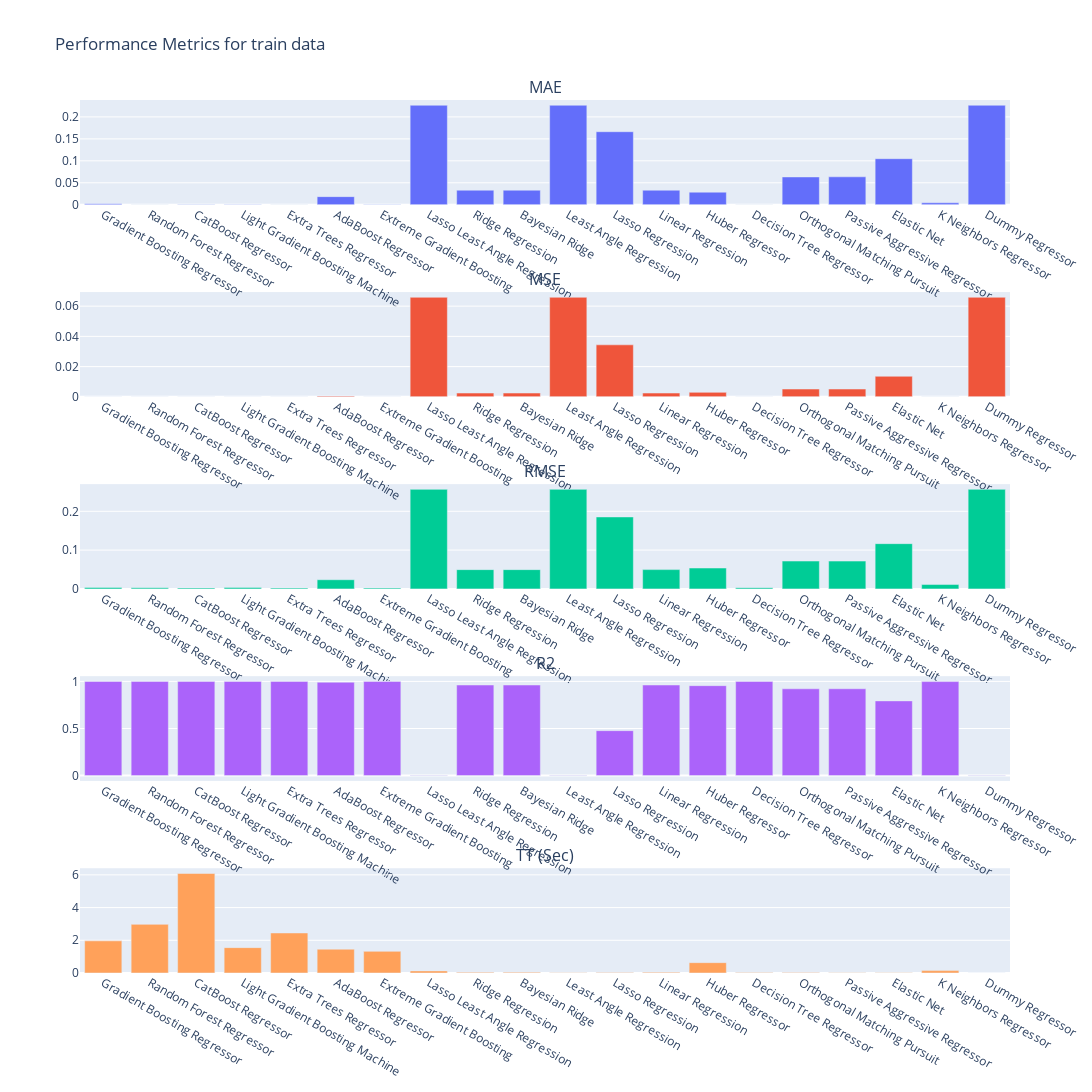

The code cell stored with this chart in its notebook:
### Code cell
# Create subplots with 5 rows and 1 column
fig = make_subplots(rows=5, cols=1, subplot_titles=['MAE', 'MSE', 'RMSE', 'R2', 'TT (Sec)'])

# Add bar plots to each subplot
fig.add_trace(go.Bar(x=results['Model'], y=results['MAE']), row=1, col=1)
fig.add_trace(go.Bar(x=results['Model'], y=results['MSE']), row=2, col=1)
fig.add_trace(go.Bar(x=results['Model'], y=results['RMSE']), row=3, col=1)
fig.add_trace(go.Bar(x=results['Model'], y=results['R2']), row=4, col=1)
fig.add_trace(go.Bar(x=results['Model'], y=results['TT (Sec)']), row=5, col=1)

# Update layout
fig.update_layout(height=3000, width=1300, showlegend=False, title_text='Performance Metrics for train data')

# Show the plot
fig.show()

### Figure 1 — Plotly figure (JSON) as saved in the notebook; plotly's stock layout.template omitted (floating-point values rounded to 4 significant figures)
{"data": [{"type": "bar", "x": ["Gradient Boosting Regressor", "Random Forest Regressor", "CatBoost Regressor", "Light Gradient Boosting Machine", "Extra Trees Regressor", "AdaBoost Regressor", "Extreme Gradient Boosting", "Lasso Least Angle Regression", "Ridge Regression", "Bayesian Ridge", "Least Angle Regression", "Lasso Regression", "Linear Regression", "Huber Regressor", "Decision Tree Regressor", "Orthogonal Matching Pursuit", "Passive Aggressive Regressor", "Elastic Net", "K Neighbors Regressor", "Dummy Regressor"], "xaxis": "x", "y": [0.002327, 0.0002836, 0.0005026, 0.0008329, 0.0002626, 0.0185, 0.0003917, 0.2266, 0.03314, 0.03315, 0.2266, 0.1663, 0.03318, 0.02866, 0.0002695, 0.06335, 0.06364, 0.1049, 0.00448, 0.2266], "yaxis": "y"}, {"type": "bar", "x": ["Gradient Boosting Regressor", "Random Forest Regressor", "CatBoost Regressor", "Light Gradient Boosting Machine", "Extra Trees Regressor", "AdaBoost Regressor", "Extreme Gradient Boosting", "Lasso Least Angle Regression", "Ridge Regression", "Bayesian Ridge", "Least Angle Regression", "Lasso Regression", "Linear Regression", "Huber Regressor", "Decision Tree Regressor", "Orthogonal Matching Pursuit", "Passive Aggressive Regressor", "Elastic Net", "K Neighbors Regressor", "Dummy Regressor"], "xaxis": "x2", "y": [1.431e-05, 9.676e-06, 7.004e-06, 1.278e-05, 5.738e-06, 0.0005591, 7.036e-06, 0.06586, 0.002495, 0.002494, 0.06586, 0.03441, 0.002496, 0.00295, 1.219e-05, 0.005149, 0.005138, 0.0136, 0.0001253, 0.06586], "yaxis": "y2"}, {"type": "bar", "x": ["Gradient Boosting Regressor", "Random Forest Regressor", "CatBoost Regressor", "Light Gradient Boosting Machine", "Extra Trees Regressor", "AdaBoost Regressor", "Extreme Gradient Boosting", "Lasso Least Angle Regression", "Ridge Regression", "Bayesian Ridge", "Least Angle Regression", "Lasso Regression", "Linear Regression", "Huber Regressor", "Decision Tree Regressor", "Orthogonal Matching Pursuit", "Passive Aggressive Regressor", "Elastic Net", "K Neighbors Regressor", "Dummy Regressor"], "xaxis": "x3", "y": [0.00374, 0.002744, 0.002415, 0.00339, 0.002164, 0.02363, 0.002214, 0.2566, 0.04964, 0.04963, 0.2566, 0.1855, 0.04966, 0.05376, 0.003137, 0.07174, 0.07164, 0.1166, 0.01113, 0.2566], "yaxis": "y3"}, {"type": "bar", "x": ["Gradient Boosting Regressor", "Random Forest Regressor", "CatBoost Regressor", "Light Gradient Boosting Machine", "Extra Trees Regressor", "AdaBoost Regressor", "Extreme Gradient Boosting", "Lasso Least Angle Regression", "Ridge Regression", "Bayesian Ridge", "Least Angle Regression", "Lasso Regression", "Linear Regression", "Huber Regressor", "Decision Tree Regressor", "Orthogonal Matching Pursuit", "Passive Aggressive Regressor", "Elastic Net", "K Neighbors Regressor", "Dummy Regressor"], "xaxis": "x4", "y": [0.9998, 0.9999, 0.9999, 0.9998, 0.9999, 0.9915, 0.9999, -0.0009573, 0.9619, 0.9619, -0.0009573, 0.4771, 0.9618, 0.955, 0.9998, 0.9216, 0.9217, 0.7933, 0.9981, -0.0009573], "yaxis": "y4"}, {"type": "bar", "x": ["Gradient Boosting Regressor", "Random Forest Regressor", "CatBoost Regressor", "Light Gradient Boosting Machine", "Extra Trees Regressor", "AdaBoost Regressor", "Extreme Gradient Boosting", "Lasso Least Angle Regression", "Ridge Regression", "Bayesian Ridge", "Least Angle Regression", "Lasso Regression", "Linear Regression", "Huber Regressor", "Decision Tree Regressor", "Orthogonal Matching Pursuit", "Passive Aggressive Regressor", "Elastic Net", "K Neighbors Regressor", "Dummy Regressor"], "xaxis": "x5", "y": [1.964, 2.973, 6.084, 1.551, 2.447, 1.453, 1.323, 0.1284, 0.03825, 0.04461, 0.01332, 0.02943, 0.0416, 0.6324, 0.0301, 0.03323, 0.01807, 0.00949, 0.1461, 0.00041], "yaxis": "y5"}], "layout": {"annotations": [{"font": {"size": 16}, "showarrow": false, "text": "MAE", "x": 0.5, "xanchor": "center", "xref": "paper", "y": 1, "yanchor": "bottom", "yref": "paper"}, {"font": {"size": 16}, "showarrow": false, "text": "MSE", "x": 0.5, "xanchor": "center", "xref": "paper", "y": 0.78, "yanchor": "bottom", "yref": "paper"}, {"font": {"size": 16}, "showarrow": false, "text": "RMSE", "x": 0.5, "xanchor": "center", "xref": "paper", "y": 0.56, "yanchor": "bottom", "yref": "paper"}, {"font": {"size": 16}, "showarrow": false, "text": "R2", "x": 0.5, "xanchor": "center", "xref": "paper", "y": 0.34, "yanchor": "bottom", "yref": "paper"}, {"font": {"size": 16}, "showarrow": false, "text": "TT (Sec)", "x": 0.5, "xanchor": "center", "xref": "paper", "y": 0.12, "yanchor": "bottom", "yref": "paper"}], "height": 3000, "showlegend": false, "title": {"text": "Performance Metrics for train data"}, "width": 1300, "xaxis": {"anchor": "y", "domain": [0, 1]}, "xaxis2": {"anchor": "y2", "domain": [0, 1]}, "xaxis3": {"anchor": "y3", "domain": [0, 1]}, "xaxis4": {"anchor": "y4", "domain": [0, 1]}, "xaxis5": {"anchor": "y5", "domain": [0, 1]}, "yaxis": {"anchor": "x", "domain": [0.88, 1]}, "yaxis2": {"anchor": "x2", "domain": [0.66, 0.78]}, "yaxis3": {"anchor": "x3", "domain": [0.44, 0.56]}, "yaxis4": {"anchor": "x4", "domain": [0.22, 0.34]}, "yaxis5": {"anchor": "x5", "domain": [0, 0.12]}}}
